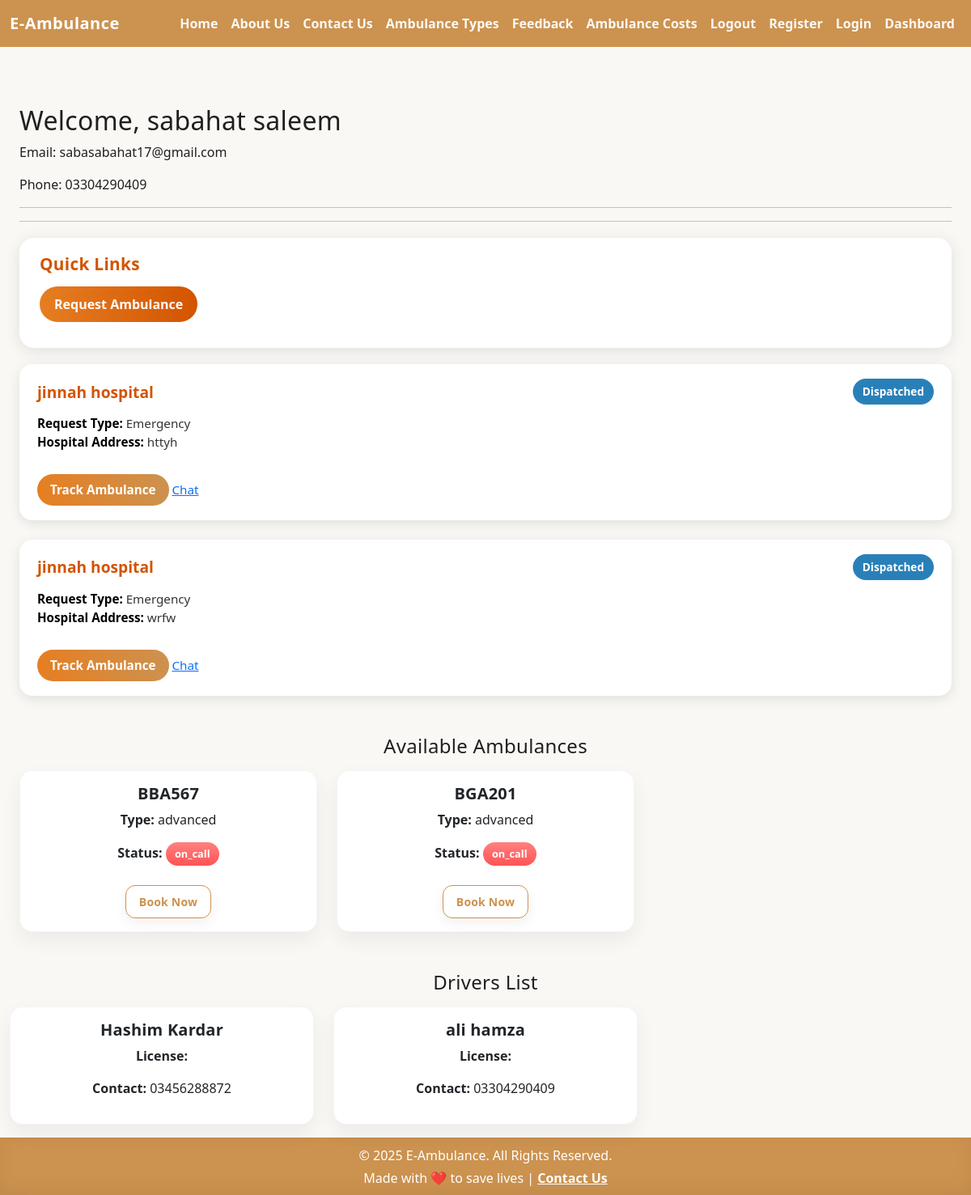
/home (signed in), run on an earlier commit of the app's database.
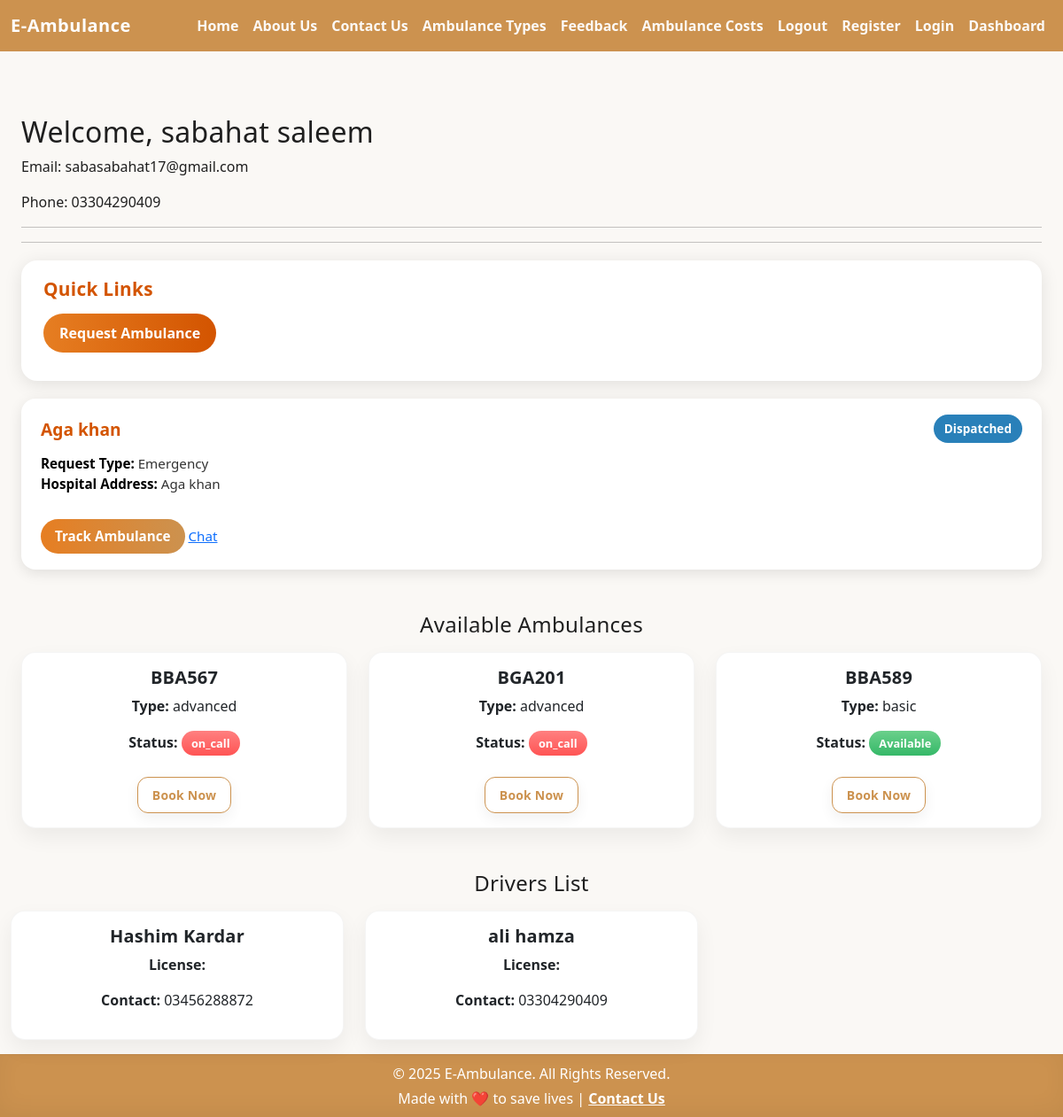
And on a later commit of the database.
### ambulance/models.py (models this page shows, shortened)
class EmergencyRequest(models.Model):
    user = models.ForeignKey(User, on_delete=models.CASCADE)
    ambulance = models.ForeignKey(Ambulance, on_delete=models.CASCADE, null=True, blank=True)
    request_time = models.DateTimeField(auto_now_add=True)  # already hai
    expiry_time = models.DateTimeField(null=True, blank=True)
    created_at = models.DateTimeField(auto_now_add=True)  # 👈 yeh add karo
    status = models.CharField(
        max_length=20,
        choices=[
            ('pending', 'Pending'),
            ('accepted', 'Accepted'),
            ('completed', 'Completed'),
            ('expired', 'Expired'),
        ],
        default='pending'
    )
    pickup_address = models.CharField(max_length=255, null=True, blank=True)
    hospital_name = models.CharField(max_length=255, null=True, blank=True)
    hospital_address = models.CharField(max_length=255, null=True, blank=True)
    request_type = models.CharField(
        max_length=50,
        choices=[('emergency', 'Emergency'), ('normal', 'Normal')],
        default='emergency'
    )

class Ambulance(models.Model):
    AMBULANCE_STATUS = [
        ("available", "Available"),
        ("on_call", "On Call"),
        ("maintenance", "Maintenance"),
    ]
    EQUIPMENT_LEVELS = [
        ("basic", "Basic"),
        ("advanced", "Advanced"),
    ]
    ambulanceid = models.AutoField(primary_key=True)
    vehicle_number = models.CharField(max_length=50, unique=True)
    equipment_level = models.CharField(max_length=10, choices=EQUIPMENT_LEVELS)
    current_status = models.CharField(max_length=15, choices=AMBULANCE_STATUS, default="available")

class Driver(models.Model):
    driverid = models.AutoField(primary_key=True)
    firstname = models.CharField(max_length=100)
    lastname = models.CharField(max_length=100)
    phonenumber = models.CharField(max_length=15)

### ambulance/views.py (the view)
# urls.py: 2. Add a URL to urlpatterns:  path('', views.home, name='home')
def home(request):
    user_id = request.session.get("user_id")
    if not user_id:
        return redirect("login")
    try:
        user = User.objects.get(pk=user_id)
    except User.DoesNotExist:
        return redirect("login")
    requests = EmergencyRequest.objects.filter(user=user).order_by("-created_at")
    ambulances = Ambulance.objects.all()
    drivers = Driver.objects.all()
    return render(request, "home.html", {
        "user": user,
        "requests": requests,
        "ambulances": ambulances,
        "drivers": drivers
    })

### ambulance/templates/home.html (shortened to what the changed rows need)
<!DOCTYPE html>
<html lang="en">
<head>
  <link rel="stylesheet" href="https://cdn.jsdelivr.net/npm/bootstrap@5.3.0/dist/css/bootstrap.min.css">
</head>
<body>
  <div class="container mt-4">
  {% block content %}
  <div class="container mt-5">
    <h2>Welcome, {{ user.firstname }} {{ user.lastname }} </h2>
  {% for req in requests %}
  <div class="request-card mb-4">
    <div class="request-header">
      <h5 class="hospital-name">{{ req.hospital_name }}</h5>
      <span class="status-badge {{ req.status|lower }}">
        {{ req.status }}
      </span>
    </div>
    <div class="request-body">
      <p>
        <strong>Request Type:</strong> {{ req.request_type|title }} <br>
        <strong>Hospital Address:</strong> {{ req.hospital_address }}
      </p>
      <a href="{% url 'track_request' req.id %}" class="track-btn">
         Track Ambulance
      </a>
      <a href="{% url 'chat_view' req.id %}">Chat</a>
    </div>
  </div>
{% empty %}
  <p>No emergency requests yet.</p>
{% endfor %}
<div class="row g-4">
  {% for ambulance in ambulances %}
    <div class="col-md-4">
      <div class="card shadow text-center h-100">
        <div class="card-body">
          <h5 class="card-title">{{ ambulance.vehicle_number }}</h5>
          <p><strong>Type:</strong> {{ ambulance.equipment_level }}</p>
          <p>
            <strong>Status:</strong>
            {% if ambulance.current_status|lower == 'available' %}
              <span class="badge bg-success">Available</span>
            {% else %}
              <span class="badge bg-danger">{{ ambulance.current_status }}</span>
            {% endif %}
          </p>
          <a href="{% url 'emergency_request' %}"
             class="btn btn-outline-primary btn-sm mt-2">
             Book Now
          </a>
        </div>
      </div>
    </div>
  {% empty %}
    <p class="text-muted">No ambulances available at the moment.</p>
  {% endfor %}
</div>
  </div>
    <div class="row g-4">
      {% for driver in drivers %}
        <div class="col-md-4">
          <div class="card shadow text-center h-100">
            <div class="card-body">
              <h5 class="card-title">{{ driver.firstname }} {{ driver.lastname }}</h5>
              <p><strong>License:</strong> {{ driver.license_number }}</p>
              <p><strong>Contact:</strong> {{ driver.phonenumber }}</p>
            </div>
          </div>
        </div>
      {% empty %}
        <p class="text-muted">No drivers available at the moment.</p>
      {% endfor %}
    </div>
  </div>
  {% endblock %}
</body>
</html>

What changed in the data, as far as the page shows it:
removed EmergencyRequest: hospital_name "jinnah hospital", status "Dispatched", request_type "Emergency", hospital_address "httyh"
removed EmergencyRequest: hospital_name "jinnah hospital", status "Dispatched", request_type "Emergency", hospital_address "wrfw"
added EmergencyRequest: hospital_name "Aga khan", status "Dispatched", request_type "Emergency", hospital_address "Aga khan"
added Ambulance: vehicle_number "BBA589", equipment_level "basic", current_status "Available"
